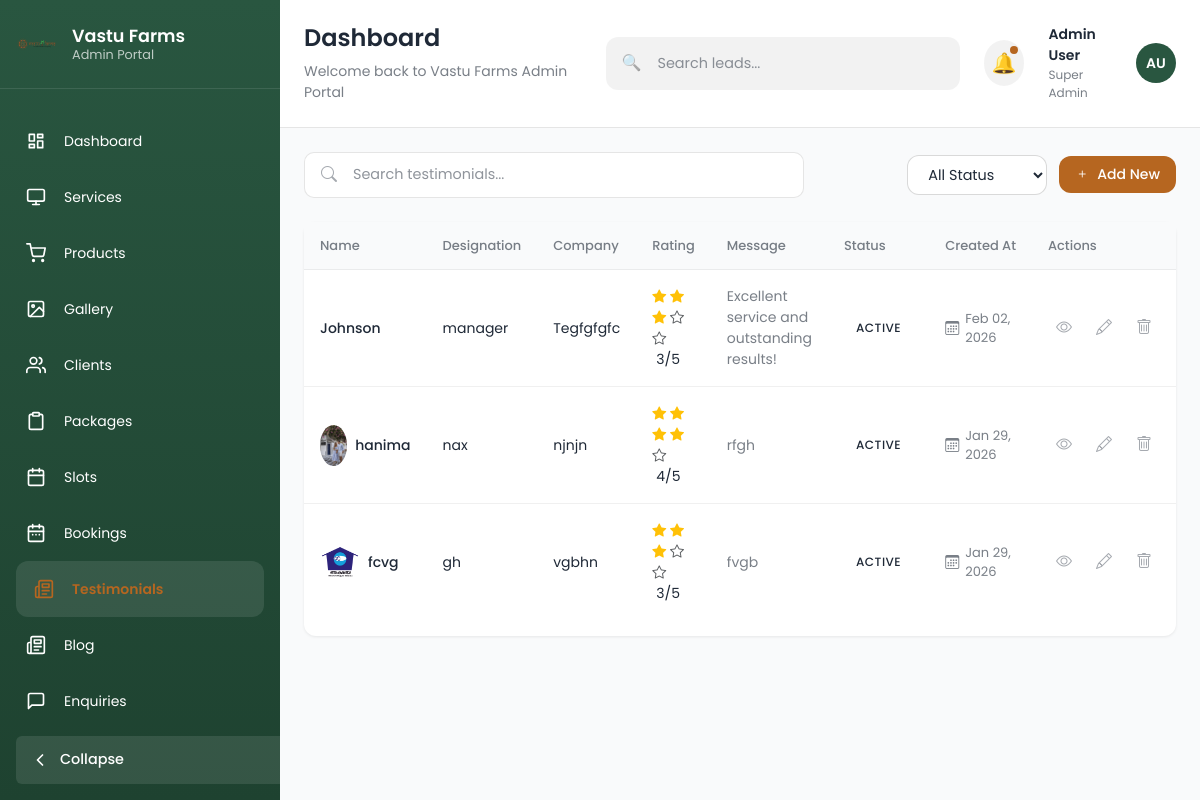
The page /dashboard/testimonials/ (signed in) on the database its author committed.
### dashboard/models.py (models this page shows, shortened)
class Testimonial(models.Model):
    id = models.UUIDField(primary_key=True, default=uuid.uuid4, editable=False)
    name = models.CharField(max_length=150)
    designation = models.CharField(max_length=150, blank=True)
    company = models.CharField(max_length=150, blank=True)
    message = models.TextField()
    rating = models.IntegerField(choices=[(i, i) for i in range(1, 6)], default=5)  # 1-5 stars
    image = models.ImageField(upload_to=testimonial_image_upload_path, storage=testimonial_storage, blank=True, null=True)
    is_active = models.BooleanField(default=True)
    created_at = models.DateTimeField(default=timezone.now)

### dashboard/views.py (the view)
# urls.py: path("testimonials/", views.testimonial_list, name="testimonial_list"),
def testimonial_list(request):
    user_id = request.session.get('user_id')
    if not user_id:
        messages.error(request, 'Please login to access this page.')
        return redirect('dashboard:login')
    try:
        user = Dashboard.objects.get(id=user_id)
        testimonials = Testimonial.objects.all().order_by('-created_at')
        context = {
            'testimonials': testimonials,
            'user': user,
            'current_page': 'testimonials'
        }
        return render(request, 'testimonials/list.html', context)
    except Dashboard.DoesNotExist:
        messages.error(request, 'User not found. Please login again.')
        return redirect('dashboard:login')

### dashboard/templates/testimonials/list.html (shortened to what this page needs)
{% extends 'base.html' %}
{% block content %}
<div class="blog-filter-bar">
  <div class="search-box blog-search">
    <i class="bi bi-search search-icon"></i>
    <input type="search" class="search-input" placeholder="Search testimonials...">
  </div>
  <div class="blog-filter-actions">
    <select class="filter-select">
      <option value="">All Status</option>
    </select>
    <a href="{% url 'dashboard:add_testimonial' %}" class="btn-primary text-decoration-none">
      <i class="bi bi-plus"></i>
      <span class="btn-text">Add New</span>
    </a>
  </div>
</div>
<div class="dashboard-card p-0">
  <div class="table-responsive">
    <table class="table table-blog">
      <thead>
        <tr>
          <th class="col-title">Name</th>
          <th>Designation</th>
          <th>Company</th>
          <th>Rating</th>
          <th>Message</th>
          <th>Status</th>
          <th>Created At</th>
          <th>Actions</th>
        </tr>
      </thead>
      <tbody>
        {% for testimonial in testimonials %}
        <tr>
          <td class="col-title">
            <div class="blog-title-cell">
              <div class="d-flex align-items-center">
                {% if testimonial.image %}
                  <div class="testimonial-image me-2">
                    <img src="{{ testimonial.image.url }}" alt="{{ testimonial.name }}" width="40" height="40" class="rounded-circle">
                  </div>
                {% endif %}
                <span class="blog-title">{{ testimonial.name }}</span>
              </div>
            </div>
          </td>
          <td>
            <div class="author-cell">
              <span>{{ testimonial.designation|default:"-" }}</span>
            </div>
          </td>
          <td>
            <span>{{ testimonial.company|default:"-" }}</span>
          </td>
          <td>
            <div class="rating-cell">
              {% for i in '12345'|make_list %}
                {% if forloop.counter <= testimonial.rating %}
                  <i class="bi bi-star-fill text-warning"></i>
                {% else %}
                  <i class="bi bi-star text-muted"></i>
                {% endif %}
              {% endfor %}
              <span class="ms-1">{{ testimonial.rating }}/5</span>
            </div>
          </td>
          <td>
            <span class="views-cell">
              {{ testimonial.message|truncatechars:50 }}
            </span>
          </td>
          <td>
            <span class="status-badge-blog status-{% if testimonial.is_active %}active{% else %}inactive{% endif %}">{% if testimonial.is_active %}Active{% else %}Inactive{% endif %}</span>
          </td>
          <td>
            <span class="date-cell">
              <i class="bi bi-calendar3"></i>
              {{ testimonial.created_at|date:"M d, Y" }}
            </span>
          </td>
          <td>
            <div class="table-actions">
              <a href="{% url 'dashboard:view_testimonial' testimonial.pk %}" class="action-btn-table external">
                <i class="bi bi-eye"></i>
              </a>
              <a href="{% url 'dashboard:edit_testimonial' testimonial.pk %}" class="action-btn-table edit">
                <i class="bi bi-pencil"></i>
              </a>
              <form method="post" action="{% url 'dashboard:delete_testimonial' testimonial.pk %}" style="display: inline;" onsubmit="return confirm('Are you sure you want to delete testimonial &quot;{{ testimonial.name|escapejs }}&quot;?');">
                <button type="submit" class="action-btn-table delete" style="background: none; border: none; padding: 0;">
                  <i class="bi bi-trash"></i>
                </button>
              </form>
            </div>
          </td>
        </tr>
        {% empty %}
        <tr>
          <td colspan="8" class="text-center py-4 text-muted">No testimonials found.</td>
        </tr>
        {% endfor %}
      </tbody>
    </table>
  </div>
</div>
{% endblock %}

### rows shown on the page
Testimonial: name "Johnson", designation "manager", company "Tegfgfgfc", rating "3", message "Excellent service and outstanding results!", is_active "ACTIVE", created_at "Feb 02, 2026"
Testimonial: image (picture), name "hanima", designation "nax", company "njnjn", rating "4", message "rfgh", is_active "ACTIVE", created_at "Jan 29, 2026"
Testimonial: image (picture), name "fcvg", designation "gh", company "vgbhn", rating "3", message "fvgb", is_active "ACTIVE", created_at "Jan 29, 2026"

### other values the page prints
{{ page_title|default:"Dashboard" }} "Dashboard"
{{ page_subtitle|default:"Welcome back to Vastu Farms Admin Portal" }} "Welcome back to Vastu Farms Admin Portal"
